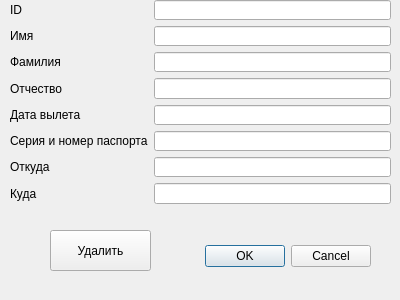
<?xml version="1.0" encoding="UTF-8"?>
<ui version="4.0">
 <class>DeleteWindow</class>
 <widget class="QDialog" name="DeleteWindow">
  <property name="geometry">
   <rect>
    <x>0</x>
    <y>0</y>
    <width>400</width>
    <height>300</height>
   </rect>
  </property>
  <property name="windowTitle">
   <string>Dialog</string>
  </property>
  <widget class="QDialogButtonBox" name="buttonBox">
   <property name="geometry">
    <rect>
     <x>30</x>
     <y>240</y>
     <width>341</width>
     <height>32</height>
    </rect>
   </property>
   <property name="orientation">
    <enum>Qt::Horizontal</enum>
   </property>
   <property name="standardButtons">
    <set>QDialogButtonBox::Cancel|QDialogButtonBox::Ok</set>
   </property>
  </widget>
  <widget class="QWidget" name="formLayoutWidget">
   <property name="geometry">
    <rect>
     <x>10</x>
     <y>0</y>
     <width>381</width>
     <height>204</height>
    </rect>
   </property>
   <layout class="QFormLayout" name="formLayout">
    <item row="1" column="0">
     <widget class="QLabel" name="label">
      <property name="text">
       <string>Имя</string>
      </property>
     </widget>
    </item>
    <item row="1" column="1">
     <widget class="QLineEdit" name="text_name"/>
    </item>
    <item row="2" column="0">
     <widget class="QLabel" name="label_2">
      <property name="text">
       <string>Фамилия</string>
      </property>
     </widget>
    </item>
    <item row="2" column="1">
     <widget class="QLineEdit" name="text_surname"/>
    </item>
    <item row="3" column="0">
     <widget class="QLabel" name="label_3">
      <property name="text">
       <string>Отчество</string>
      </property>
     </widget>
    </item>
    <item row="3" column="1">
     <widget class="QLineEdit" name="text_otz"/>
    </item>
    <item row="4" column="0">
     <widget class="QLabel" name="label_5">
      <property name="text">
       <string>Дата вылета</string>
      </property>
     </widget>
    </item>
    <item row="4" column="1">
     <widget class="QLineEdit" name="text_data_sortie"/>
    </item>
    <item row="5" column="0">
     <widget class="QLabel" name="label_4">
      <property name="text">
       <string>Серия и номер паспорта</string>
      </property>
     </widget>
    </item>
    <item row="5" column="1">
     <widget class="QLineEdit" name="text_passport"/>
    </item>
    <item row="0" column="0">
     <widget class="QLabel" name="label_6">
      <property name="text">
       <string>ID</string>
      </property>
     </widget>
    </item>
    <item row="0" column="1">
     <widget class="QLineEdit" name="text_id"/>
    </item>
    <item row="6" column="0">
     <widget class="QLabel" name="label_7">
      <property name="text">
       <string>Откуда</string>
      </property>
     </widget>
    </item>
    <item row="7" column="0">
     <widget class="QLabel" name="label_8">
      <property name="text">
       <string>Куда</string>
      </property>
     </widget>
    </item>
    <item row="6" column="1">
     <widget class="QLineEdit" name="text_from"/>
    </item>
    <item row="7" column="1">
     <widget class="QLineEdit" name="text_to"/>
    </item>
   </layout>
  </widget>
  <widget class="QPushButton" name="pushButton_Delete">
   <property name="geometry">
    <rect>
     <x>50</x>
     <y>230</y>
     <width>101</width>
     <height>41</height>
    </rect>
   </property>
   <property name="text">
    <string>Удалить</string>
   </property>
  </widget>
 </widget>
 <resources/>
 <connections>
  <connection>
   <sender>buttonBox</sender>
   <signal>accepted()</signal>
   <receiver>DeleteWindow</receiver>
   <slot>accept()</slot>
   <hints>
    <hint type="sourcelabel">
     <x>248</x>
     <y>254</y>
    </hint>
    <hint type="destinationlabel">
     <x>157</x>
     <y>274</y>
    </hint>
   </hints>
  </connection>
  <connection>
   <sender>buttonBox</sender>
   <signal>rejected()</signal>
   <receiver>DeleteWindow</receiver>
   <slot>reject()</slot>
   <hints>
    <hint type="sourcelabel">
     <x>316</x>
     <y>260</y>
    </hint>
    <hint type="destinationlabel">
     <x>286</x>
     <y>274</y>
    </hint>
   </hints>
  </connection>
 </connections>
</ui>
